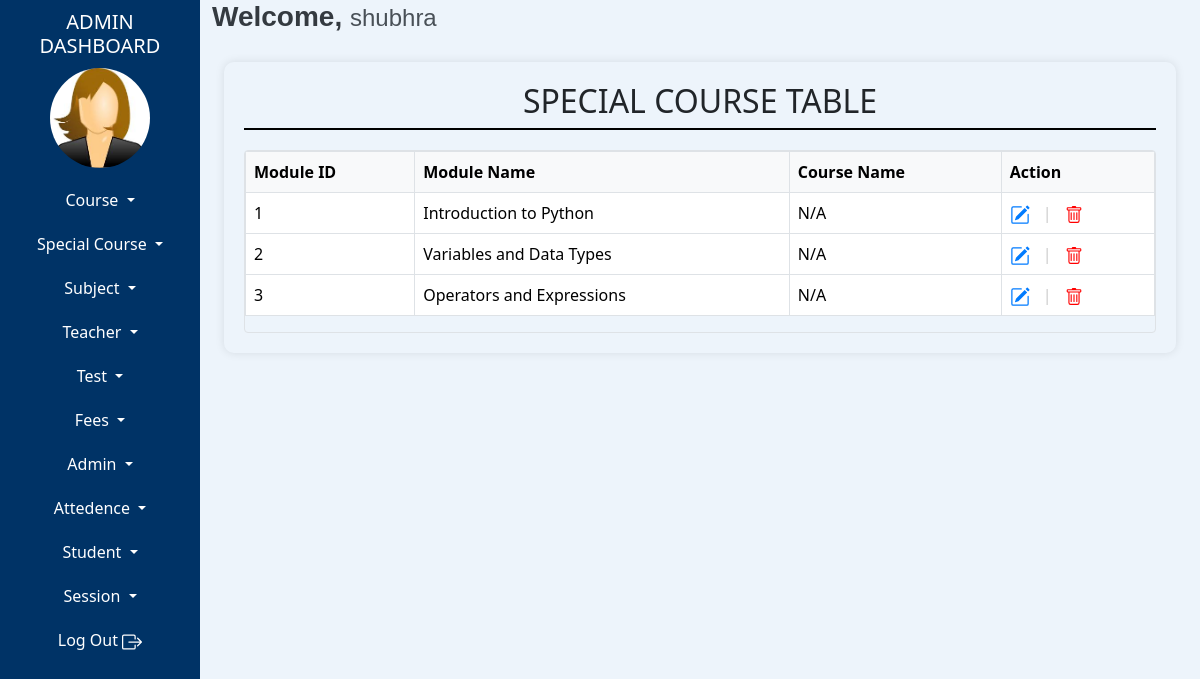
/teacher/special-course-module.php (signed in), run on the app's committed database.
### tables this page shows
CREATE TABLE `tblmodule` (
  `moduleId` int(11) NOT NULL AUTO_INCREMENT,
  `specialCourseId` int(11) NOT NULL,
  `moduleName` varchar(100) NOT NULL,
  `moduleDescription` text DEFAULT NULL,
  `moduleFile` varchar(255) DEFAULT NULL,
  `createdAt` timestamp NOT NULL DEFAULT current_timestamp(),
  PRIMARY KEY (`moduleId`),
  KEY `courseId` (`specialCourseId`)
);

### teacher/special-course-module.php (the view, shortened to what this page needs)
<?php
include "admin-dashboard-top.php";
include "admin-dashboard-content.php";
$query = "SELECT * FROM tblModule";
$stmt = $conn->prepare($query);
$stmt->execute();
?>
<!doctype html>
<html lang="en">
<head>
    <link href="https://cdn.jsdelivr.net/npm/bootstrap@5.3.3/dist/css/bootstrap.min.css" rel="stylesheet">
</head>
<body>
    <div class="container-fluid">
        <div class="row">
            <div class="col-12">
                <div class="tbl-content">
                    <div class="tbl-heading">
                        <h2>SPECIAL COURSE TABLE</h2>
                    </div>
                    <table class="table table-hover table-bordered">
                        <thead>
                            <tr>
                                <th scope="col">Module ID</th>
                                <th scope="col">Module Name</th>
                                <th scope="col">Course Name</th>
                                <th scope="col">Action</th>
                            </tr>
                        </thead>
                        <tbody>
                            <?php
                            while($result = $stmt->fetch()) {
                            ?>
                                <tr>
                                    <td><?php echo htmlspecialchars($result['moduleId']); ?></td>
                                    <td><?php echo htmlspecialchars($result['moduleName']); ?></td>
                                    <td>
                                        <?php
                                            $courseId = $result['courseId'];
                                            $query1 = "SELECT courseName FROM tblCourse WHERE courseId = :courseId";
                                            $stmt1 = $conn->prepare($query1);
                                            $stmt1->bindParam(":courseId", $courseId);
                                            $stmt1->execute();
                                            $module = $stmt1->fetch();
                                            echo htmlspecialchars($module["courseName"] ?? 'N/A');
                                        ?>
                                    </td>
                                    <td>
                                        <div class="action-buttons">
                                            <a href="manage-module.php?moduleId=<?php echo urlencode($result['moduleId']); ?>" title="Edit">
                                            </a>
                                            <span class="separator">|</span>
                                            <a href="delete-module.php?moduleId=<?php echo urlencode($result['moduleId']); ?>"
                                               style="color: red;"
                                               title="Delete"
                                               onclick="return confirm('Are you sure you want to delete this module?')">
                                            </a>
                                        </div>
                                    </td>
                                </tr>
                            <?php
                            }
                            ?>
                        </tbody>
                    </table>
                </div>
            </div>
        </div>
    </div>
<?php
include "admin-dashboard-footer.php";
?>

### admin/admin-dashboard-content.php (shortened to what this page needs)
<link href="https://cdn.jsdelivr.net/npm/bootstrap@5.3.3/dist/css/bootstrap.min.css" rel="stylesheet">
  </head>
  <body>
    <div class="container-fluid">
        <div class="row">
            <div class="col-md-2  left-side">
                <div class="heading">
                    <h5>ADMIN DASHBOARD</h5>
                </div>
                <div class="image">
                    <a href="admin-dashboard.php">
                    <?php
                        $query = "select * from tbladmin where adminId=:adminId";
                        $stmt=$conn->prepare($query);
                        $stmt->bindParam(":adminId",$adminId);
                        $stmt->execute();
                        $result = $stmt->fetch();
                        if (!empty($result['picture']))
                        {
                        	echo '<img src="'.$result['picture'].'" style=" height: 100px;" />';
                        }
                        else
                        {
                        	if ($result['adminGender'] == '1')
                        	{
                        		echo '<img src="images/female-logo.jpg" alt="Male" style="height: 100px; width: 100px;" />';
                        	}
                        	elseif ($result['adminGender'] == '2')
                        	{
                        		echo '<img src="images/male-logo.jpg" alt="Female" style="height: 100px; width: 100px;" />';
                        	}
                        }
                    ?>
                    </a>
                </div>
                <div class="buttons">
                    <div class="dropdown ">
                      <button class="btn dropdown-toggle w-100 nav-link left-btn" type="button" data-bs-toggle="dropdown" aria-expanded="false">
                        Course
                      </button>
                    </div>
                    <div class="dropdown ">
                      <button class="btn dropdown-toggle w-100 nav-link left-btn" type="button" data-bs-toggle="dropdown" aria-expanded="false">
                        Special Course
                      </button>
                    </div>
                    <div class="dropdown ">
                      <button class="btn dropdown-toggle w-100 nav-link left-btn" type="button" data-bs-toggle="dropdown" aria-expanded="false">
                        Subject
                      </button>
                    </div>
                    <div class="dropdown ">
                      <button class="btn dropdown-toggle w-100 nav-link left-btn" type="button" data-bs-toggle="dropdown" aria-expanded="false">
                        Teacher
                      </button>
                    </div>
                    <div class="dropdown ">
                      <button class="btn dropdown-toggle w-100 nav-link left-btn" type="button" data-bs-toggle="dropdown" aria-expanded="false">
                        Test
                      </button>
                    </div>
                    <div class="dropdown ">
                      <button class="btn dropdown-toggle w-100 nav-link left-btn" type="button" data-bs-toggle="dropdown" aria-expanded="false">
                        Fees
                      </button>
                    </div>
                    <div class="dropdown ">
                      <button class="btn dropdown-toggle w-100 nav-link left-btn" type="button" data-bs-toggle="dropdown" aria-expanded="false">
                        Admin
                      </button>
                    </div>
                    <div class="dropdown ">
                      <button class="btn dropdown-toggle w-100 nav-link left-btn" type="button" data-bs-toggle="dropdown" aria-expanded="false">
                        Attedence
                      </button>
                    </div>
                    <div class="dropdown ">
                      <button class="btn dropdown-toggle w-100 nav-link left-btn" type="button" data-bs-toggle="dropdown" aria-expanded="false">
                        Student
                      </button>
                    </div>
                    <div class="dropdown ">
                      <button class="btn dropdown-toggle w-100 nav-link left-btn" type="button" data-bs-toggle="dropdown" aria-expanded="false">
                        Session
                      </button>
                    </div>
                    <a href="logout-admin.php" class="btn left-btn w-100 nav-link">
                        Log Out
                    </a>
                </div>
            </div>
            <div class="col-md-10 col-sm-10 right-side">
                <div>
                    <h3 class="welcome-text">Welcome, <span class="admin-name"><?php echo $result['adminName']; ?></span></h3>
                </div>

### admin/admin-dashboard-content.php (style rules this page uses)
.left-side { background-color:#003366; color:white; height:200vh; }
.heading { text-align:center; margin:10px auto; }
.image { display:flex; justify-content:center; }
.image img { border-radius:60px; }
.left-btn { color:white; transition: background-color 0.3s ease; margin-top:20px; }
.right-side { background-color:#edf4fb; }
.welcome-text { font-family: 'Poppins', sans-serif; font-size: 28px; font-weight: 600; color: #343a40; }
.admin-name { font-family: 'Montserrat', sans-serif; font-size: 24px; font-weight: 400; color: #495057; }

### teacher/special-course-module.php (style rules this page uses)
.tbl-heading { text-align: center; border-bottom: 2px solid black; margin-bottom: 20px; }
.tbl-content { box-shadow: 0 0 10px rgba(0, 0, 0, 0.1); margin-top: 20px; border-radius: 10px; padding: 20px; }
.action-buttons { display: flex; align-items: center; gap: 8px; }
.action-buttons a { text-decoration: none; color: #007bff; transition: all 0.3s ease; }
.separator { color: #ccc; margin: 0 5px; }

### admin/admin-dashboard-footer.php (style rules this page uses)
.table-responsive .table thead th { position: sticky; top: 0; z-index: 10; background-color: #f8f9fa; box-shadow: 0 2px 2px -1px rgba(0,0,0,0.4); }

### data on the page
tblmodule: moduleId "1", moduleName "Introduction to Python", courseName "N/A"
tblmodule: moduleId "2", moduleName "Variables and Data Types", courseName "N/A"
tblmodule: moduleId "3", moduleName "Operators and Expressions", courseName "N/A"

### other printed values
$result['adminName'] "shubhra"
